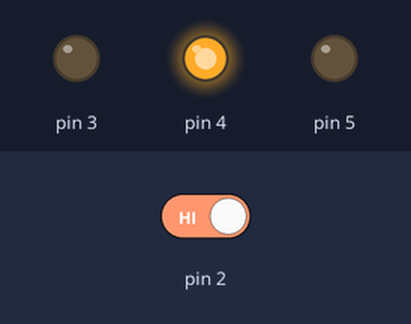
The sketch below on a simulated Arduino Uno, built with avr-gcc and run on an emulated ATmega328P. On the bench: output pins drawn as LEDs (lit = HIGH). Inputs (shaded band) come from the test bench; at power-on: pin 2 HIGH.

Above: at 1.8 s.
1.9 s: pin 2 driven LOW
At 3.0 s:
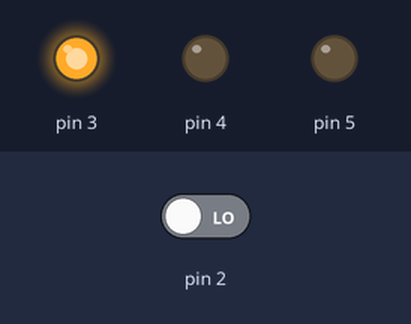
3.5 s: pin 2 driven HIGH
At 4.1 s:
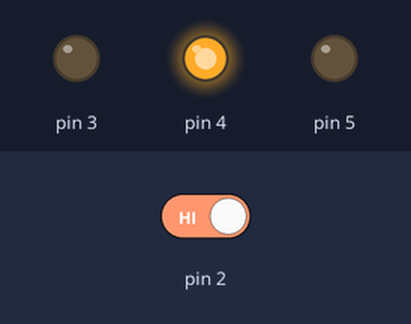
Timing chart, 0 to 6.5 s (numbered marks = the images above; inputs shaded):
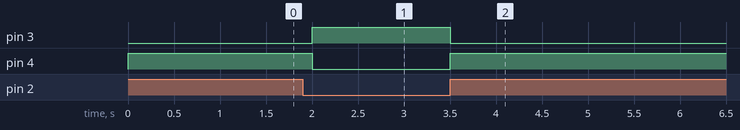

The sketch:

Interfaccia_per_astronave.ino
```cpp
int switchState = 0;

void setup() {
  pinMode(3, OUTPUT);
  pinMode(4, OUTPUT);
  pinMode(5, OUTPUT);
  pinMode(2, INPUT);
}

void loop() {
  switchState = digitalRead(2);
  // questo è un commento
  if (switchState == LOW) {
  // il pulsante viene premuto
  digitalWrite(3, HIGH); // LED verde
  digitalWrite(4, LOW); // LED rosso
  digitalWrite(5, LOW); // LED rosso
  }

  else { // il pulsante è premuto
    digitalWrite(3, LOW);
    digitalWrite(4, LOW);
    digitalWrite(4, HIGH);

    delay(250); // aspetta un quarto di secondo

    // cambia gli stati dei LED
    digitalWrite(4, HIGH);
    digitalWrite(5, LOW);

    delay (250); // aspetta un quarto di secondo

  }
} // torna indietro all'inizio del loop
```

Measured:
- after the input at 1.9 s, pin 3: LOW → HIGH after 0.10 s; pin 4: HIGH → LOW after 0.10 s
- after the input at 3.5 s, pin 3: HIGH → LOW at once; pin 4: LOW → HIGH at once
